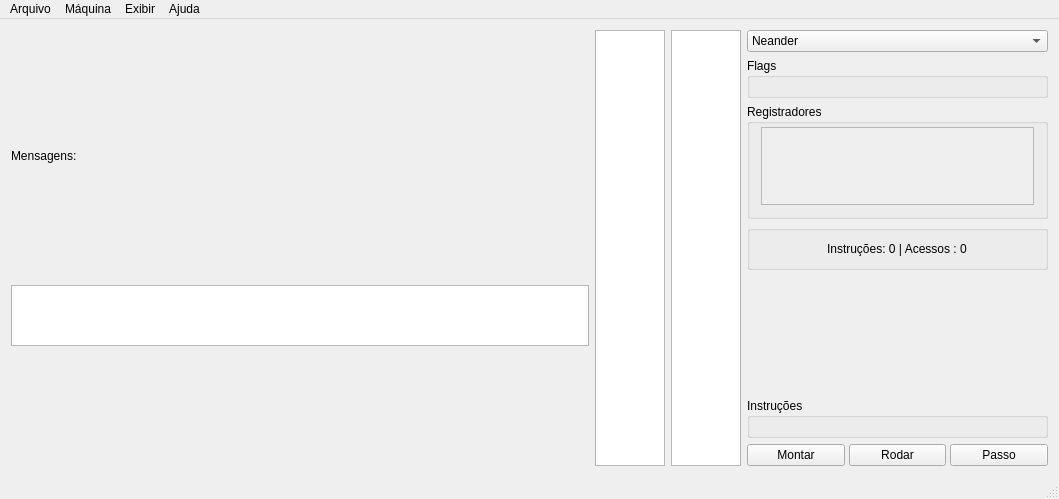
<?xml version="1.0" encoding="UTF-8"?>
<ui version="4.0">
 <class>HidraGui</class>
 <widget class="QMainWindow" name="HidraGui">
  <property name="geometry">
   <rect>
    <x>0</x>
    <y>0</y>
    <width>1059</width>
    <height>499</height>
   </rect>
  </property>
  <property name="windowTitle">
   <string>Hidra - PET Computação</string>
  </property>
  <property name="styleSheet">
   <string notr="true"/>
  </property>
  <property name="locale">
   <locale language="Portuguese" country="Brazil"/>
  </property>
  <widget class="QWidget" name="centralWidget">
   <layout class="QHBoxLayout" name="horizontalLayout_2">
    <item>
     <widget class="QWidget" name="areaEditor" native="true">
      <property name="minimumSize">
       <size>
        <width>40</width>
        <height>40</height>
       </size>
      </property>
      <layout class="QVBoxLayout" name="verticalLayout">
       <property name="spacing">
        <number>3</number>
       </property>
       <property name="leftMargin">
        <number>0</number>
       </property>
       <property name="topMargin">
        <number>0</number>
       </property>
       <property name="rightMargin">
        <number>0</number>
       </property>
       <property name="bottomMargin">
        <number>0</number>
       </property>
       <item>
        <layout class="QVBoxLayout" name="layoutSourceCodeHolder"/>
       </item>
       <item>
        <widget class="QLabel" name="labelMessages">
         <property name="sizePolicy">
          <sizepolicy hsizetype="Preferred" vsizetype="Fixed">
           <horstretch>0</horstretch>
           <verstretch>0</verstretch>
          </sizepolicy>
         </property>
         <property name="text">
          <string>Mensagens:</string>
         </property>
        </widget>
       </item>
       <item>
        <widget class="QTextEdit" name="textEditError">
         <property name="enabled">
          <bool>true</bool>
         </property>
         <property name="maximumSize">
          <size>
           <width>16777215</width>
           <height>61</height>
          </size>
         </property>
         <property name="readOnly">
          <bool>true</bool>
         </property>
        </widget>
       </item>
      </layout>
     </widget>
    </item>
    <item>
     <widget class="QTableView" name="tableViewMemoryInstructions">
      <property name="enabled">
       <bool>true</bool>
      </property>
      <property name="sizePolicy">
       <sizepolicy hsizetype="Minimum" vsizetype="Expanding">
        <horstretch>0</horstretch>
        <verstretch>0</verstretch>
       </sizepolicy>
      </property>
      <property name="minimumSize">
       <size>
        <width>0</width>
        <height>0</height>
       </size>
      </property>
      <property name="maximumSize">
       <size>
        <width>16777215</width>
        <height>16777215</height>
       </size>
      </property>
      <property name="sizeAdjustPolicy">
       <enum>QAbstractScrollArea::AdjustToContents</enum>
      </property>
      <property name="selectionMode">
       <enum>QAbstractItemView::SingleSelection</enum>
      </property>
      <property name="selectionBehavior">
       <enum>QAbstractItemView::SelectRows</enum>
      </property>
     </widget>
    </item>
    <item>
     <widget class="QTableView" name="tableViewMemoryData">
      <property name="enabled">
       <bool>true</bool>
      </property>
      <property name="sizePolicy">
       <sizepolicy hsizetype="Minimum" vsizetype="Expanding">
        <horstretch>0</horstretch>
        <verstretch>0</verstretch>
       </sizepolicy>
      </property>
      <property name="minimumSize">
       <size>
        <width>0</width>
        <height>0</height>
       </size>
      </property>
      <property name="maximumSize">
       <size>
        <width>16777215</width>
        <height>16777215</height>
       </size>
      </property>
      <property name="sizeAdjustPolicy">
       <enum>QAbstractScrollArea::AdjustToContents</enum>
      </property>
      <property name="selectionMode">
       <enum>QAbstractItemView::SingleSelection</enum>
      </property>
      <property name="selectionBehavior">
       <enum>QAbstractItemView::SelectRows</enum>
      </property>
     </widget>
    </item>
    <item>
     <widget class="QWidget" name="areaSimulator" native="true">
      <property name="minimumSize">
       <size>
        <width>301</width>
        <height>0</height>
       </size>
      </property>
      <property name="maximumSize">
       <size>
        <width>301</width>
        <height>16777215</height>
       </size>
      </property>
      <layout class="QVBoxLayout" name="verticalLayout_2">
       <property name="leftMargin">
        <number>0</number>
       </property>
       <property name="topMargin">
        <number>0</number>
       </property>
       <property name="rightMargin">
        <number>0</number>
       </property>
       <property name="bottomMargin">
        <number>0</number>
       </property>
       <item>
        <widget class="QComboBox" name="comboBoxMachine">
         <item>
          <property name="text">
           <string>Neander</string>
          </property>
         </item>
         <item>
          <property name="text">
           <string>Ahmes</string>
          </property>
         </item>
         <item>
          <property name="text">
           <string>Ramses</string>
          </property>
         </item>
        </widget>
       </item>
       <item>
        <widget class="QGroupBox" name="areaFlags">
         <property name="minimumSize">
          <size>
           <width>0</width>
           <height>40</height>
          </size>
         </property>
         <property name="title">
          <string>Flags</string>
         </property>
         <layout class="QGridLayout" name="gridLayout">
          <property name="topMargin">
           <number>3</number>
          </property>
          <item row="0" column="1">
           <layout class="QHBoxLayout" name="layoutFlags">
            <property name="spacing">
             <number>18</number>
            </property>
           </layout>
          </item>
          <item row="0" column="0">
           <spacer name="spacerFlagsLeft">
            <property name="orientation">
             <enum>Qt::Horizontal</enum>
            </property>
            <property name="sizeHint" stdset="0">
             <size>
              <width>0</width>
              <height>0</height>
             </size>
            </property>
           </spacer>
          </item>
          <item row="0" column="2">
           <spacer name="spacerFlagsRight">
            <property name="orientation">
             <enum>Qt::Horizontal</enum>
            </property>
            <property name="sizeHint" stdset="0">
             <size>
              <width>0</width>
              <height>0</height>
             </size>
            </property>
           </spacer>
          </item>
         </layout>
        </widget>
       </item>
       <item>
        <widget class="QGroupBox" name="areaRegisters">
         <property name="sizePolicy">
          <sizepolicy hsizetype="Preferred" vsizetype="Fixed">
           <horstretch>0</horstretch>
           <verstretch>0</verstretch>
          </sizepolicy>
         </property>
         <property name="minimumSize">
          <size>
           <width>0</width>
           <height>115</height>
          </size>
         </property>
         <property name="title">
          <string>Registradores</string>
         </property>
         <layout class="QHBoxLayout" name="horizontalLayout_4">
          <property name="topMargin">
           <number>3</number>
          </property>
          <item>
           <widget class="QScrollArea" name="scrollAreaRegisters">
            <property name="horizontalScrollBarPolicy">
             <enum>Qt::ScrollBarAlwaysOff</enum>
            </property>
            <property name="sizeAdjustPolicy">
             <enum>QAbstractScrollArea::AdjustToContents</enum>
            </property>
            <property name="widgetResizable">
             <bool>true</bool>
            </property>
            <property name="alignment">
             <set>Qt::AlignLeading|Qt::AlignLeft|Qt::AlignTop</set>
            </property>
            <widget class="QWidget" name="widgetRegisters">
             <property name="geometry">
              <rect>
               <x>0</x>
               <y>0</y>
               <width>279</width>
               <height>86</height>
              </rect>
             </property>
             <layout class="QHBoxLayout" name="horizontalLayout_3">
              <item>
               <spacer name="spacerRegistersLeft">
                <property name="orientation">
                 <enum>Qt::Horizontal</enum>
                </property>
                <property name="sizeHint" stdset="0">
                 <size>
                  <width>0</width>
                  <height>0</height>
                 </size>
                </property>
               </spacer>
              </item>
              <item>
               <layout class="QGridLayout" name="layoutRegisters">
                <property name="horizontalSpacing">
                 <number>0</number>
                </property>
                <property name="verticalSpacing">
                 <number>6</number>
                </property>
               </layout>
              </item>
              <item>
               <spacer name="spacerRegistersRight">
                <property name="orientation">
                 <enum>Qt::Horizontal</enum>
                </property>
                <property name="sizeHint" stdset="0">
                 <size>
                  <width>0</width>
                  <height>0</height>
                 </size>
                </property>
               </spacer>
              </item>
             </layout>
            </widget>
           </widget>
          </item>
         </layout>
        </widget>
       </item>
       <item>
        <widget class="QGroupBox" name="areaInformation">
         <property name="minimumSize">
          <size>
           <width>0</width>
           <height>0</height>
          </size>
         </property>
         <property name="title">
          <string/>
         </property>
         <layout class="QHBoxLayout" name="horizontalLayout_6">
          <item alignment="Qt::AlignHCenter">
           <widget class="QLabel" name="textInformation">
            <property name="enabled">
             <bool>true</bool>
            </property>
            <property name="text">
             <string>Instruções: 0 | Acessos : 0</string>
            </property>
           </widget>
          </item>
         </layout>
        </widget>
       </item>
       <item>
        <spacer name="verticalSpacer">
         <property name="orientation">
          <enum>Qt::Vertical</enum>
         </property>
         <property name="sizeHint" stdset="0">
          <size>
           <width>20</width>
           <height>40</height>
          </size>
         </property>
        </spacer>
       </item>
       <item>
        <widget class="QGroupBox" name="areaInstructions">
         <property name="enabled">
          <bool>true</bool>
         </property>
         <property name="minimumSize">
          <size>
           <width>0</width>
           <height>40</height>
          </size>
         </property>
         <property name="title">
          <string>Instruções</string>
         </property>
         <layout class="QHBoxLayout" name="horizontalLayout_5">
          <property name="topMargin">
           <number>3</number>
          </property>
          <item>
           <spacer name="spacerInstructionsLeft">
            <property name="orientation">
             <enum>Qt::Horizontal</enum>
            </property>
            <property name="sizeHint" stdset="0">
             <size>
              <width>0</width>
              <height>0</height>
             </size>
            </property>
           </spacer>
          </item>
          <item>
           <layout class="QGridLayout" name="layoutInstructions">
            <property name="horizontalSpacing">
             <number>20</number>
            </property>
            <property name="verticalSpacing">
             <number>6</number>
            </property>
           </layout>
          </item>
          <item>
           <spacer name="spacerInstructionsRight">
            <property name="orientation">
             <enum>Qt::Horizontal</enum>
            </property>
            <property name="sizeHint" stdset="0">
             <size>
              <width>0</width>
              <height>0</height>
             </size>
            </property>
           </spacer>
          </item>
         </layout>
        </widget>
       </item>
       <item>
        <layout class="QHBoxLayout" name="horizontalLayout">
         <property name="spacing">
          <number>4</number>
         </property>
         <item>
          <widget class="QPushButton" name="pushButtonBuild">
           <property name="maximumSize">
            <size>
             <width>16777215</width>
             <height>32</height>
            </size>
           </property>
           <property name="text">
            <string>Montar</string>
           </property>
          </widget>
         </item>
         <item>
          <widget class="QPushButton" name="pushButtonRun">
           <property name="maximumSize">
            <size>
             <width>16777215</width>
             <height>32</height>
            </size>
           </property>
           <property name="whatsThis">
            <string/>
           </property>
           <property name="text">
            <string>Rodar</string>
           </property>
           <property name="autoDefault">
            <bool>true</bool>
           </property>
          </widget>
         </item>
         <item>
          <widget class="QPushButton" name="pushButtonStep">
           <property name="maximumSize">
            <size>
             <width>16777215</width>
             <height>32</height>
            </size>
           </property>
           <property name="text">
            <string>Passo</string>
           </property>
          </widget>
         </item>
        </layout>
       </item>
      </layout>
     </widget>
    </item>
   </layout>
   <zorder>areaEditor</zorder>
   <zorder>areaSimulator</zorder>
   <zorder>tableViewMemoryInstructions</zorder>
   <zorder>tableViewMemoryData</zorder>
  </widget>
  <widget class="QMenuBar" name="menuBar">
   <property name="geometry">
    <rect>
     <x>0</x>
     <y>0</y>
     <width>1059</width>
     <height>21</height>
    </rect>
   </property>
   <widget class="QMenu" name="menuProgram">
    <property name="title">
     <string>Arquivo</string>
    </property>
    <addaction name="actionNew"/>
    <addaction name="actionOpen"/>
    <addaction name="actionSave"/>
    <addaction name="actionSaveAs"/>
    <addaction name="separator"/>
    <addaction name="actionClose"/>
   </widget>
   <widget class="QMenu" name="menuHelp">
    <property name="title">
     <string>Ajuda</string>
    </property>
    <addaction name="actionQuickGuide"/>
    <addaction name="actionReference"/>
    <addaction name="separator"/>
    <addaction name="actionAbout"/>
   </widget>
   <widget class="QMenu" name="menuMemory">
    <property name="title">
     <string>Máquina</string>
    </property>
    <addaction name="actionResetRegisters"/>
    <addaction name="separator"/>
    <addaction name="actionBuild"/>
    <addaction name="actionRun"/>
    <addaction name="actionStep"/>
    <addaction name="separator"/>
    <addaction name="actionSetBreakpoint"/>
    <addaction name="separator"/>
    <addaction name="actionImportMemory"/>
    <addaction name="actionExportMemory"/>
   </widget>
   <widget class="QMenu" name="menuView">
    <property name="title">
     <string>Exibir</string>
    </property>
    <addaction name="actionHexadecimalMode"/>
   </widget>
   <addaction name="menuProgram"/>
   <addaction name="menuMemory"/>
   <addaction name="menuView"/>
   <addaction name="menuHelp"/>
  </widget>
  <widget class="QStatusBar" name="statusBar"/>
  <action name="actionBuild">
   <property name="text">
    <string>Montar</string>
   </property>
   <property name="shortcut">
    <string>F6</string>
   </property>
  </action>
  <action name="actionStep">
   <property name="text">
    <string>Passo</string>
   </property>
   <property name="shortcut">
    <string>F8</string>
   </property>
  </action>
  <action name="actionRun">
   <property name="text">
    <string>Rodar</string>
   </property>
   <property name="shortcut">
    <string>F7</string>
   </property>
  </action>
  <action name="actionSaveAs">
   <property name="text">
    <string>Salvar como...</string>
   </property>
   <property name="shortcut">
    <string>Ctrl+Shift+S</string>
   </property>
  </action>
  <action name="actionQuickGuide">
   <property name="text">
    <string>Guia rápido</string>
   </property>
   <property name="shortcut">
    <string>F1</string>
   </property>
  </action>
  <action name="actionReportProblem">
   <property name="text">
    <string>Relatar um problema</string>
   </property>
  </action>
  <action name="actionClose">
   <property name="text">
    <string>Sair</string>
   </property>
   <property name="toolTip">
    <string>Sair</string>
   </property>
   <property name="shortcut">
    <string>Ctrl+Q</string>
   </property>
  </action>
  <action name="actionSave">
   <property name="text">
    <string>&amp;Salvar</string>
   </property>
   <property name="shortcut">
    <string>Ctrl+S</string>
   </property>
  </action>
  <action name="actionOpen">
   <property name="text">
    <string>Abrir</string>
   </property>
   <property name="shortcut">
    <string>Ctrl+O</string>
   </property>
  </action>
  <action name="actionImportMemory">
   <property name="text">
    <string>Importar memória...</string>
   </property>
  </action>
  <action name="actionExportMemory">
   <property name="text">
    <string>Exportar memória...</string>
   </property>
  </action>
  <action name="actionResetRegisters">
   <property name="text">
    <string>Zerar registradores</string>
   </property>
   <property name="shortcut">
    <string>F5</string>
   </property>
  </action>
  <action name="actionHexadecimalMode">
   <property name="checkable">
    <bool>true</bool>
   </property>
   <property name="text">
    <string>Modo hexadecimal</string>
   </property>
   <property name="shortcut">
    <string>Ctrl+H</string>
   </property>
  </action>
  <action name="actionSetBreakpoint">
   <property name="text">
    <string>Inserir/remover breakpoint</string>
   </property>
   <property name="shortcut">
    <string>F12</string>
   </property>
  </action>
  <action name="actionDisplayDataTable">
   <property name="checkable">
    <bool>true</bool>
   </property>
   <property name="text">
    <string>Tabela de dados</string>
   </property>
  </action>
  <action name="actionAbout">
   <property name="text">
    <string>Sobre</string>
   </property>
  </action>
  <action name="actionNew">
   <property name="text">
    <string>Novo</string>
   </property>
   <property name="shortcut">
    <string>Ctrl+N</string>
   </property>
  </action>
  <action name="actionReference">
   <property name="text">
    <string>Referência de uso</string>
   </property>
   <property name="shortcut">
    <string>F2</string>
   </property>
  </action>
 </widget>
 <layoutdefault spacing="6" margin="11"/>
 <resources/>
 <connections/>
</ui>
